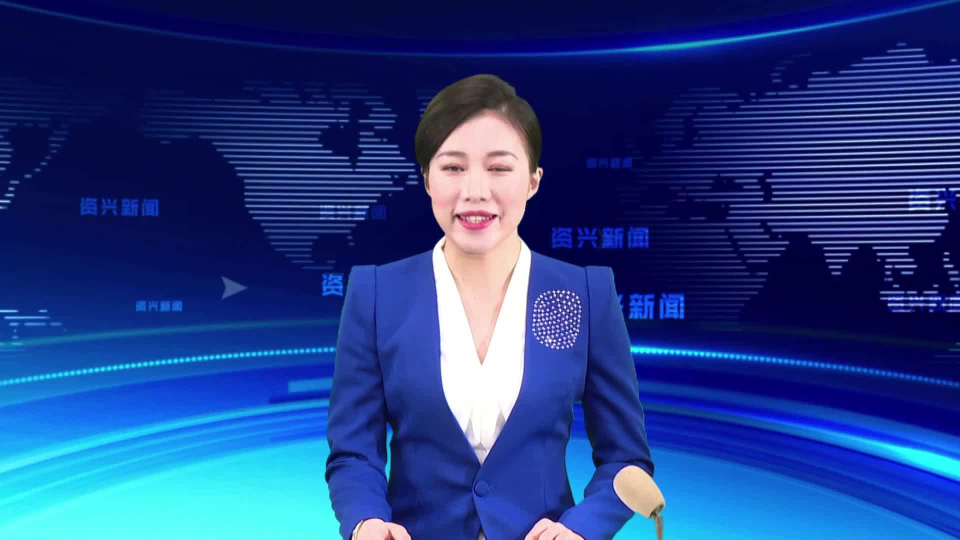
//> input picture resource/ren.jpg, 1920 x 1080 px (shown at 1/2 size)
$ ./grabCut   (built with g++ and OpenCV 4)
//> lines starting //> are read from the running program, lines starting //| are printed output that depends on the picture; after the words box and inside, x2 and y2 are one past the last pixel; in counts of white or black regions, pixels touching at a corner belong together
// Example 12-3. Using GrabCut for background removal

#include <iostream>
#include <opencv2/opencv.hpp>

using namespace std;

cv::Rect rect;
cv::Point2i cursor;

void onMouse(int event, int x, int y, int flags, void *param)
{
    cv::Mat* src = (cv::Mat*)param;
    cv::Mat roiImg;
    src->copyTo(roiImg);
    switch (event)
    {
    case CV_EVENT_LBUTTONDOWN:
        cursor = cv::Point2i(x, y);
        rect = cv::Rect(x, y, 1, 1);
        std::cout << "CV_EVENT_LBUTTONDOWN==" << rect << std::endl;
        break;

    case CV_EVENT_LBUTTONUP:
        rect.width = abs(x - rect.x);
        rect.height = abs(y - rect.y);
        std::cout << "CV_EVENT_LBUTTONUP==" << rect << std::endl;
        cv::rectangle(roiImg, rect, cv::Scalar(0, 0, 255), 2);
        cv::imshow("input", roiImg);
        break;

    case CV_EVENT_MOUSEMOVE:
        if (flags & CV_EVENT_FLAG_LBUTTON) {
            rect.x = MIN(x, cursor.x);
            rect.y = MIN(y, cursor.y);
            rect.width = abs(cursor.x - x);
            rect.height = abs(cursor.y - y);
        }
        break;
    }
}

int main()
{
    string path = "/Users/wuyanqiang/Documents/opencv/TestOpenCV/resource/ren.jpg";
    cv::Mat img = cv::imread(path);
//> img is the input picture: 1080 rows x 1920 cols, CV_8UC3; mean B, G, R 134.3, 63.1, 34.4

    cv::namedWindow("SrcImage");
    cv::setMouseCallback("SrcImage", onMouse, &img);
    cv::imshow("SrcImage", img);
    cv::waitKey();
//> the left mouse button is pressed at (480, 270)
//> the mouse is dragged to (960, 540)
//> the mouse is dragged to (1440, 810)
//> the button is released at (1440, 810)


    cv::Mat result;
    cv::Mat bgModel, fgModel;
    cv::grabCut(img, result, rect, bgModel, fgModel, 5, cv::GC_INIT_WITH_RECT);
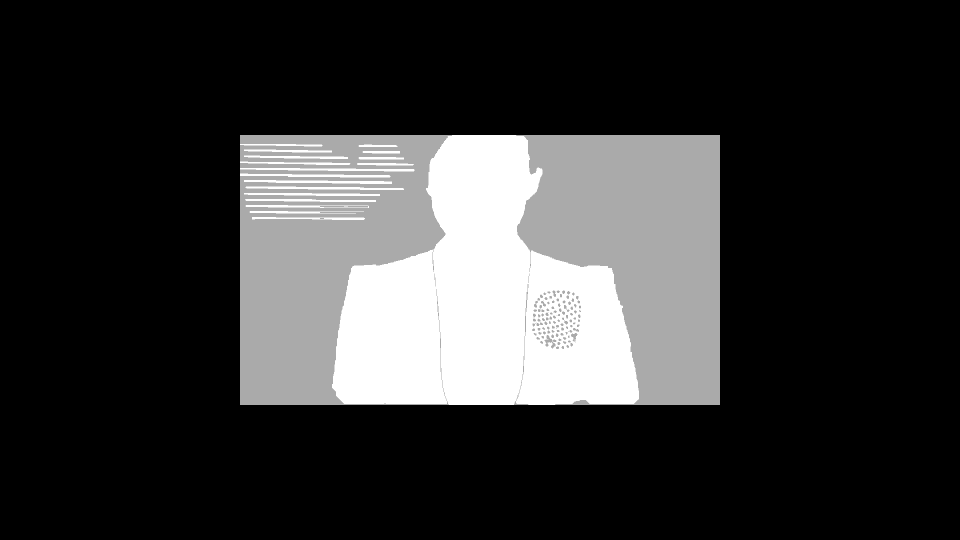
//> result: 1080 rows x 1920 cols, CV_8UC1 (shown at 1/2 size); min 0, max 3, mean 0.607; drawn with min black and max white
//> bgModel = 65 values, max 4491.9 at index 64, min -66.7 at index 22, mean 485.2; fgModel = 65 values, max 1520.4 at index 51, min 0.0658 at index 1, mean 317.5
    cv::compare(result, cv::GC_PR_FGD, result, cv::CMP_EQ);
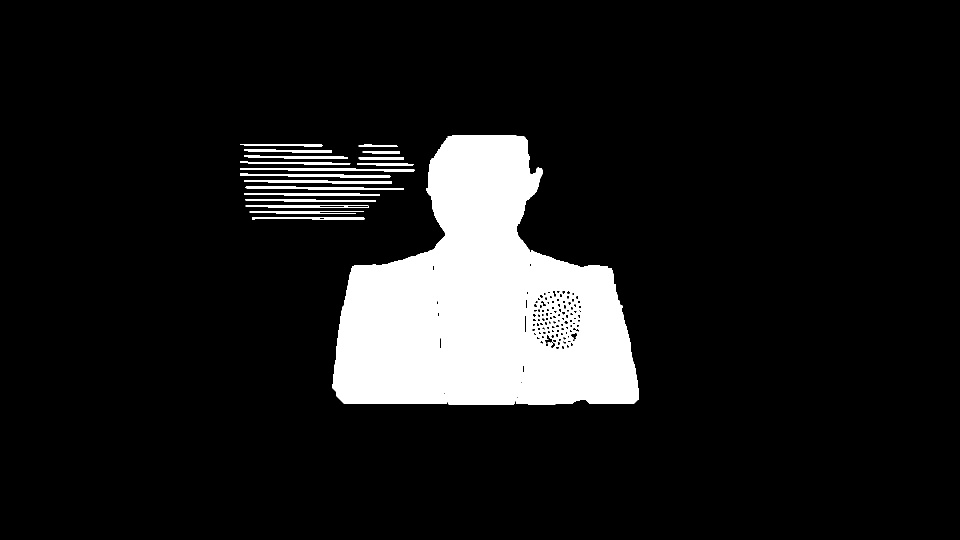
//> result: 1080 rows x 1920 cols, CV_8UC1 (shown at 1/2 size); 10.7% white; 18 white regions, largest, box (x1, y1, x2, y2) and area: (664, 270, 1278, 810) 206890, (480, 336, 829, 343) 1503, (488, 360, 784, 368) 1472

    cv::Mat foreground(img.size(), CV_8UC3, cv::Scalar(255, 255, 255));
    img.copyTo(foreground, result);
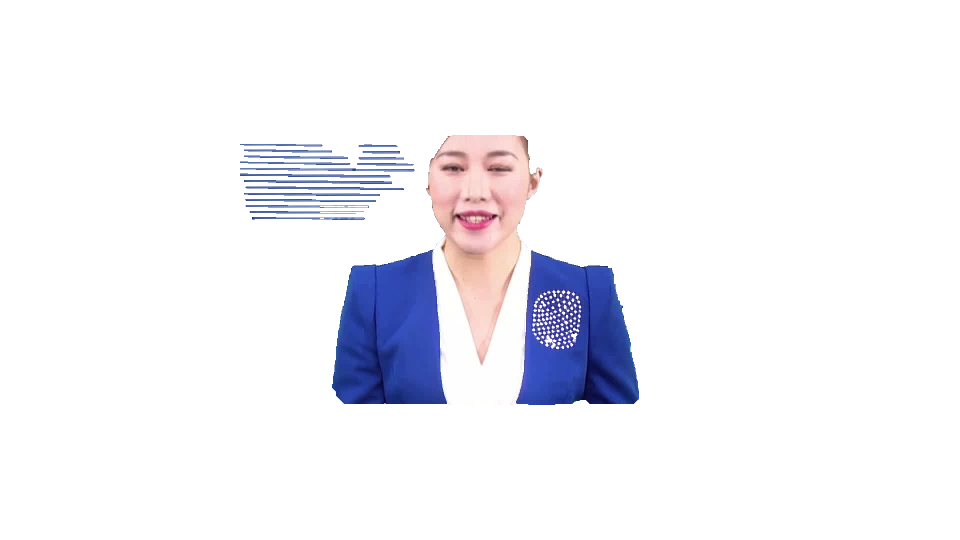
//> foreground: 1080 rows x 1920 cols, CV_8UC3 (shown at 1/2 size); mean B, G, R 247, 241.7, 241.8

    cv::namedWindow("Foreground");
    cv::imshow("Foreground", foreground);
    cv::waitKey();
    return 0;
}

$ run again, with resource/BlueCup.jpg copied over resource/ren.jpg
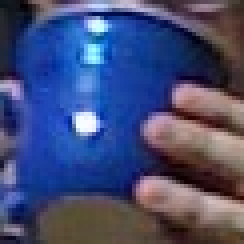
//> input picture resource/BlueCup.jpg, 61 x 61 px (shown 4 times larger)
//> img is the input picture: 61 rows x 61 cols, CV_8UC3; mean B, G, R 117.6, 76.4, 68
//> roiImg: 61 rows x 61 cols, CV_8UC3; 9.24% of pixels changed, all inside (x1, y1, x2, y2) = (14, 14, 46, 46)
//> `cv::grabCut(img, result, rect, bgModel, fgModel, 5, cv::GC_INIT_WITH_R..`:
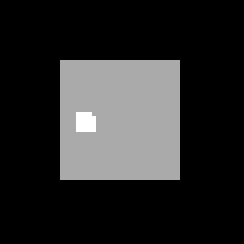
//> result: 61 rows x 61 cols, CV_8UC1 (shown 4 times larger); min 0, max 3, mean 0.49; drawn with min black and max white
//> bgModel = 65 values, max 1742.8 at index 47, min -35.81 at index 58, mean 237.9; fgModel = 65 values, max 1015.7 at index 47, min 0 at index 0, mean 236.4
//> `cv::compare(result, cv::GC_PR_FGD, result, cv::CMP_EQ);`:
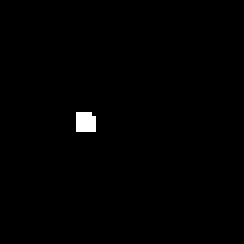
//> result: 61 rows x 61 cols, CV_8UC1 (shown 4 times larger); 0.64% white; 1 white region, box (x1, y1, x2, y2) and area: (19, 28, 24, 33) 24

$ run again, with resource/HandIndoorColor.jpg copied over resource/ren.jpg
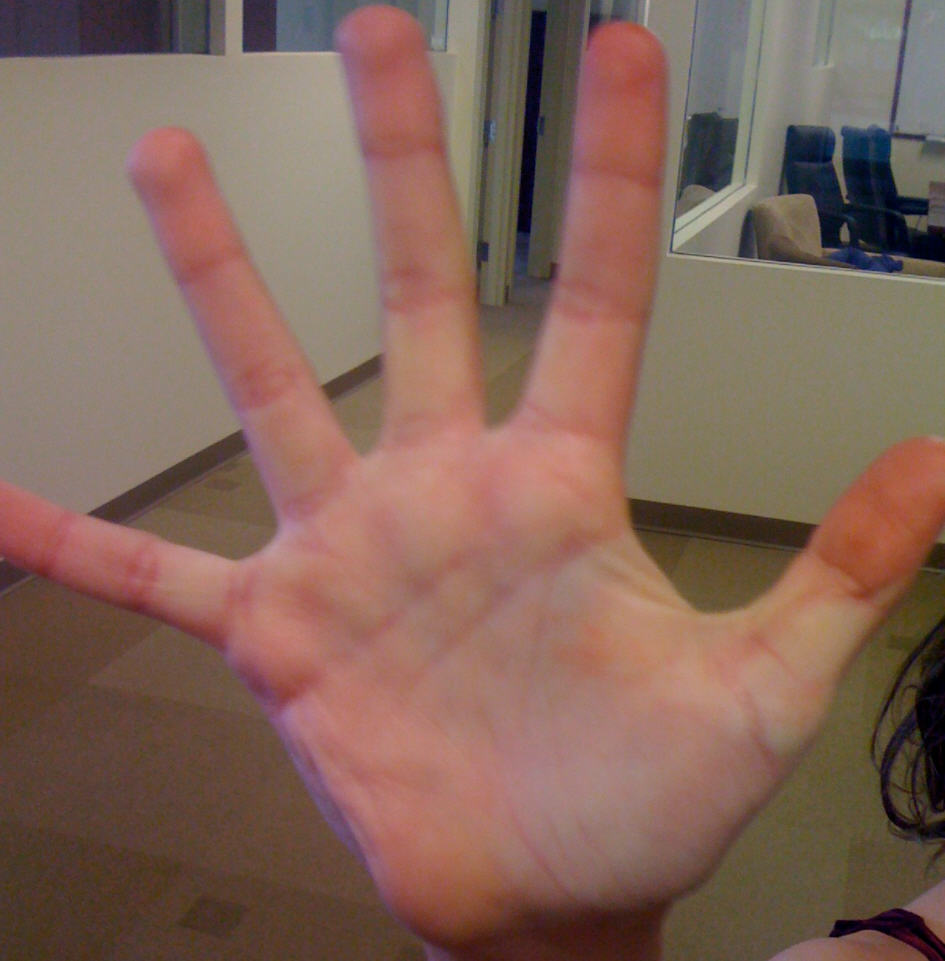
//> input picture resource/HandIndoorColor.jpg, 945 x 961 px
//> img is the input picture: 961 rows x 945 cols, CV_8UC3; mean B, G, R 89.5, 101.6, 131.2
//> bgModel = 65 values, max 866.5 at index 46, min -8.02 at index 58, mean 155.3; fgModel = 65 values, max 214.8 at index 37, min -1.53 at index 31, mean 64.33
//> `cv::compare(result, cv::GC_PR_FGD, result, cv::CMP_EQ);`:
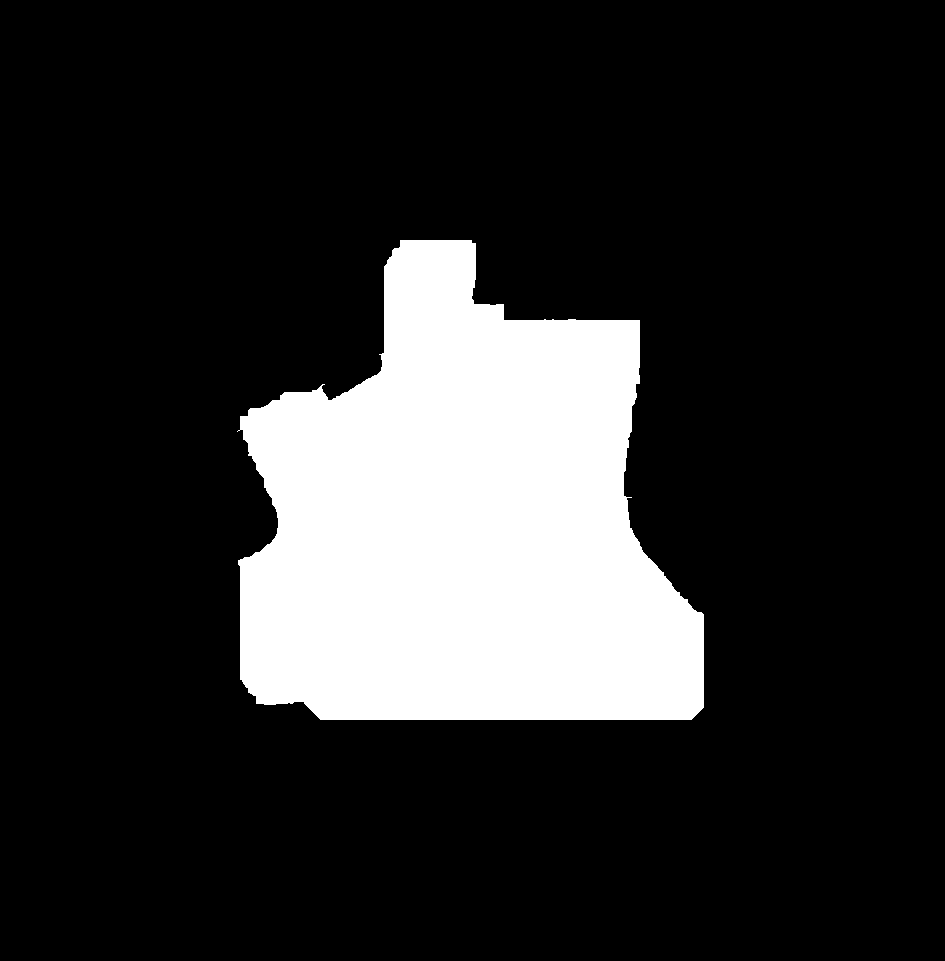
//> result: 961 rows x 945 cols, CV_8UC1; 17.6% white; 1 white region, box (x1, y1, x2, y2) and area: (237, 240, 704, 720) 159685
//> `img.copyTo(foreground, result);`:
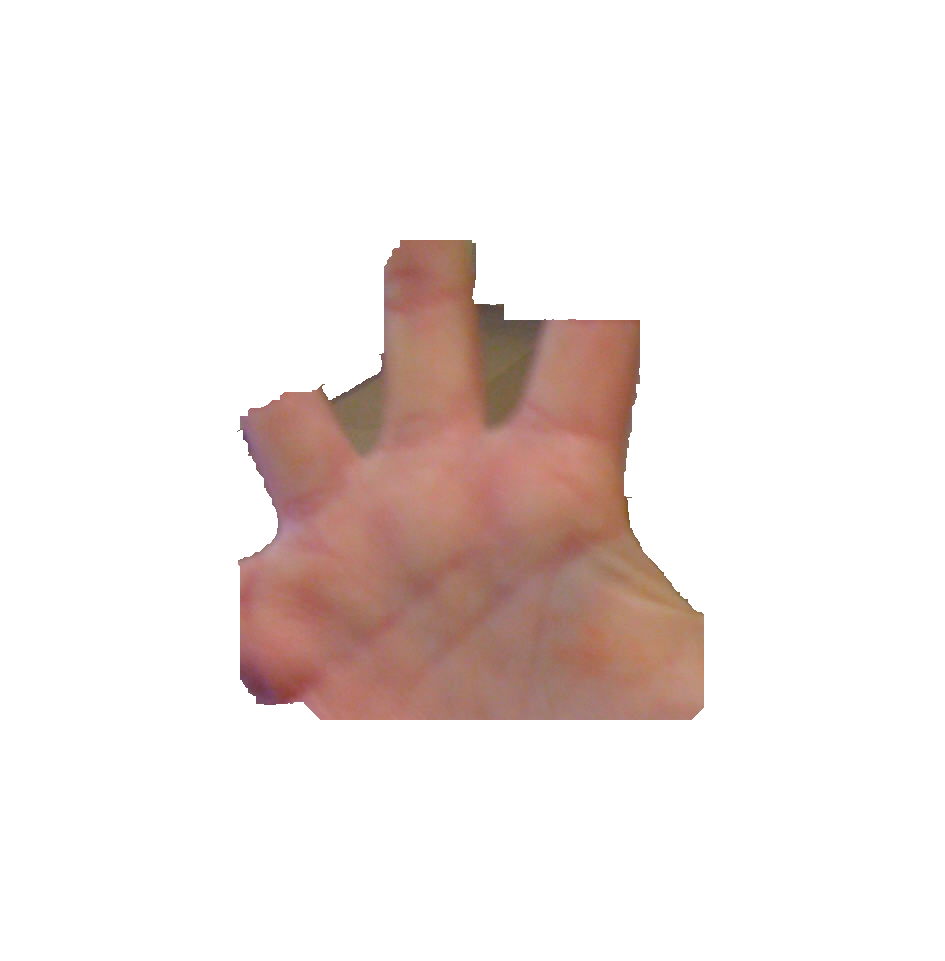
//> foreground: 961 rows x 945 cols, CV_8UC3; mean B, G, R 228.5, 231, 240.1

$ run again, with resource/HandOutdoorColor.jpg copied over resource/ren.jpg
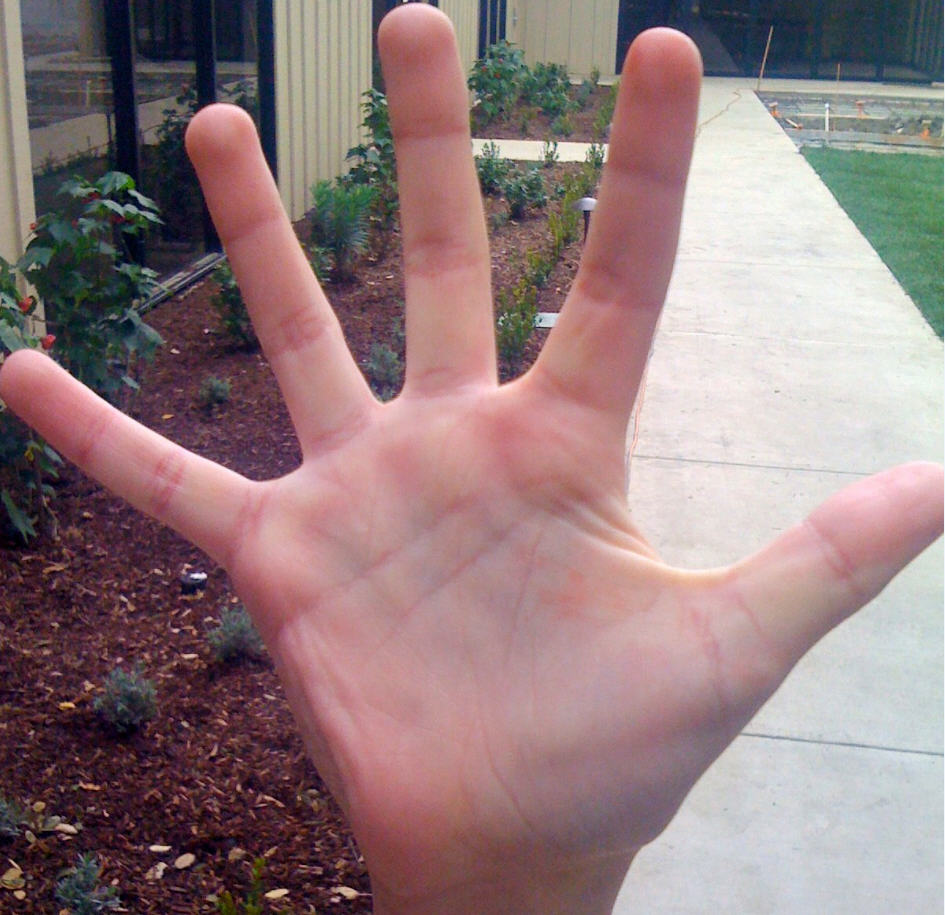
//> input picture resource/HandOutdoorColor.jpg, 945 x 915 px
//> img is the input picture: 915 rows x 945 cols, CV_8UC3; mean B, G, R 125.6, 123.8, 146.8
//> bgModel = 65 values, max 653.9 at index 64, min -195.1 at index 61, mean 179.6; fgModel = 65 values, max 229 at index 13, min -0.52 at index 49, mean 90.94
//> `cv::compare(result, cv::GC_PR_FGD, result, cv::CMP_EQ);`:
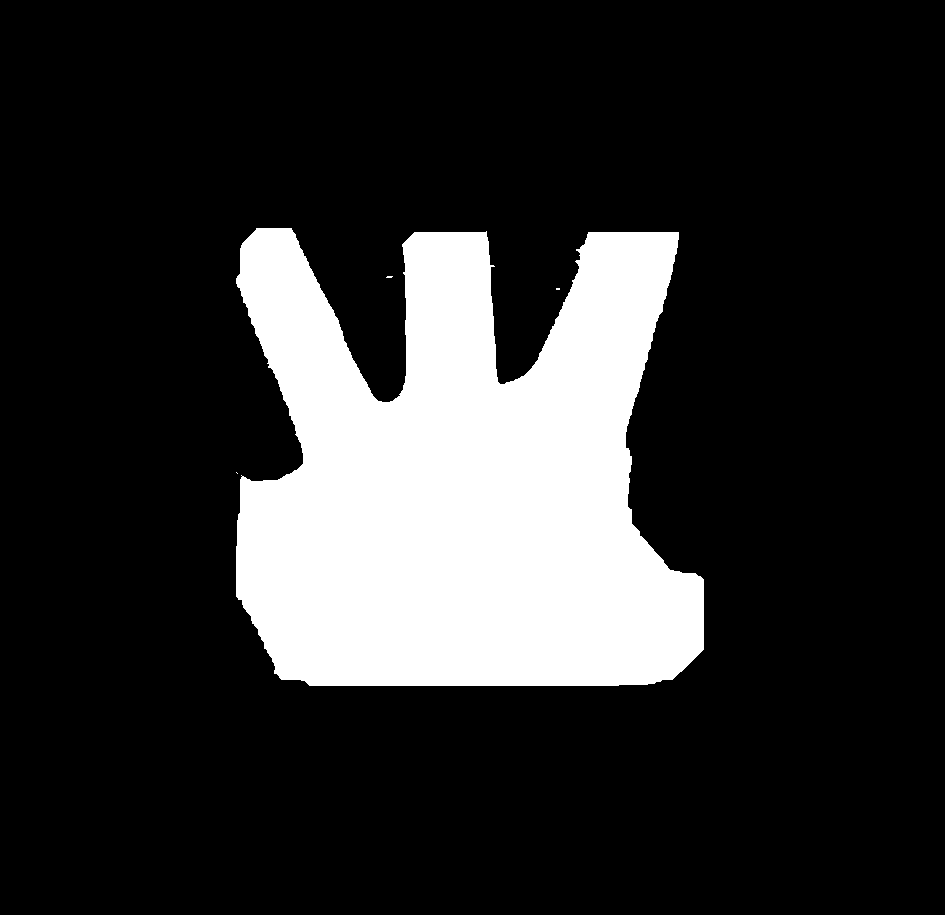
//> result: 915 rows x 945 cols, CV_8UC1; 18.5% white; 4 white regions (3 under 20 px), largest, box (x1, y1, x2, y2) and area: (236, 228, 704, 686) 160323
//> `img.copyTo(foreground, result);`:
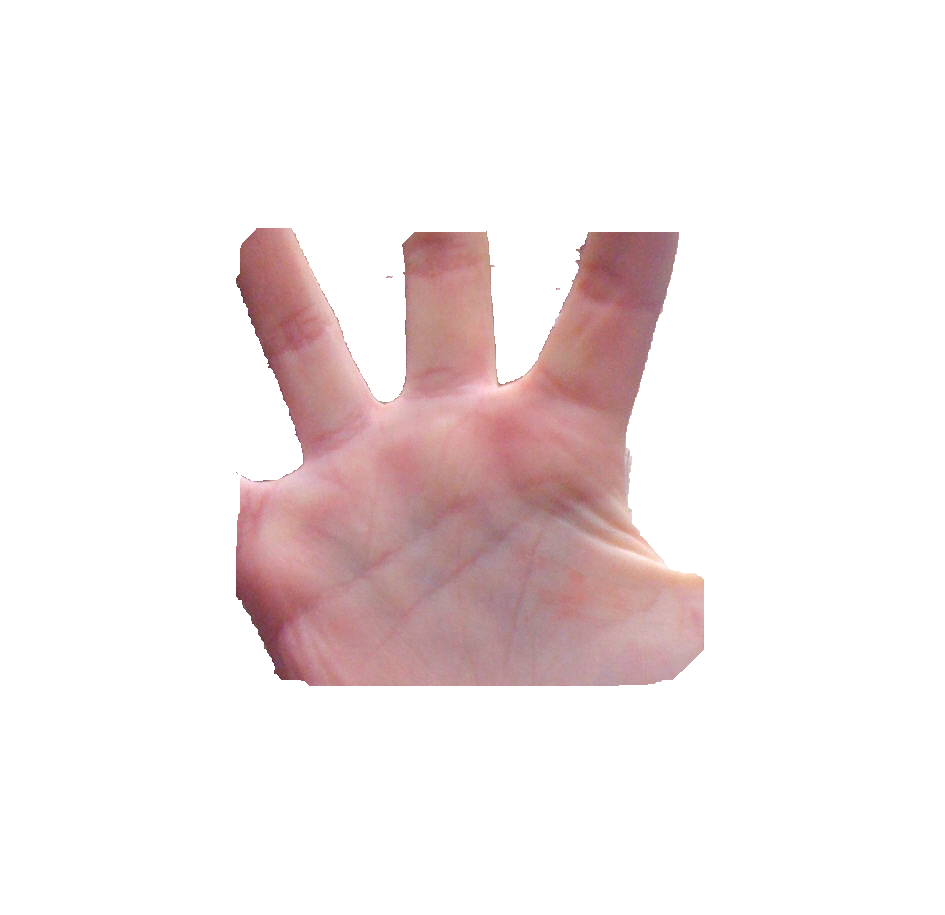
//> foreground: 915 rows x 945 cols, CV_8UC3; mean B, G, R 233.8, 233.5, 242.9
